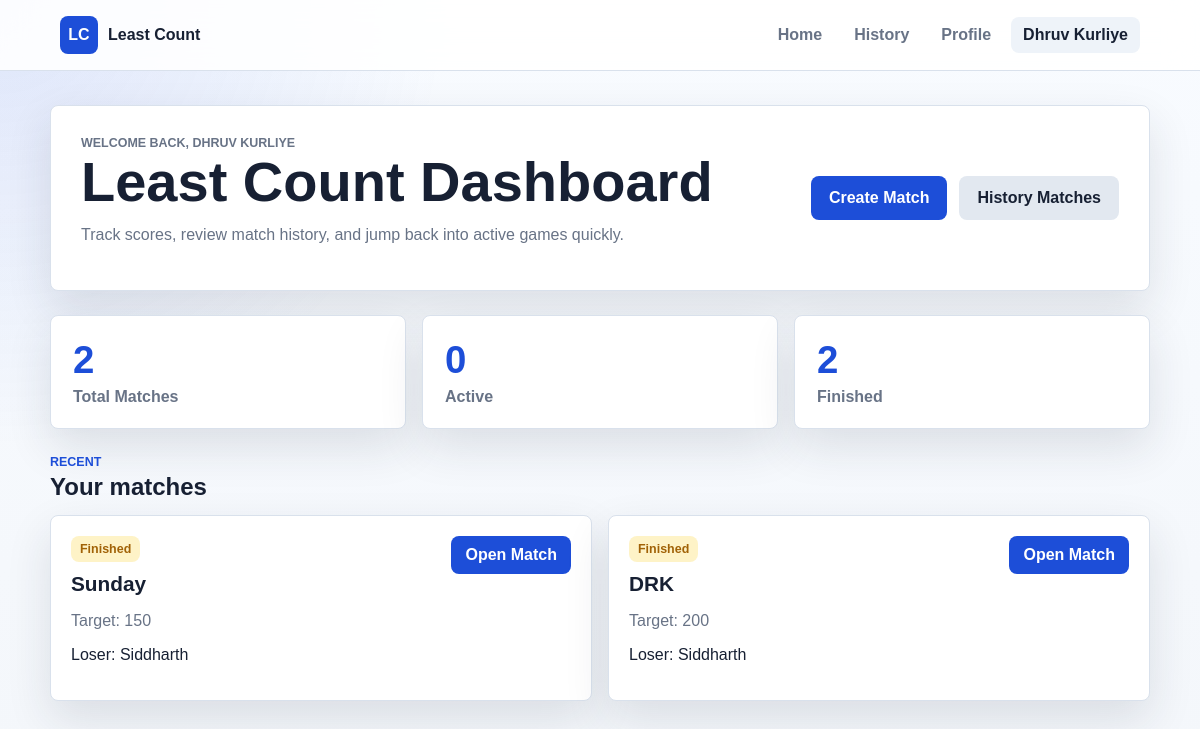
The app's page /dashboard (signed in) with its own data.
### app/models.py (models this page shows)
class Match(Base):
    __tablename__ = "matches"
    id = Column(Integer, primary_key=True)
    name = Column(String)
    target_score = Column(Integer)
    created_by = Column(Integer, ForeignKey("users.id"))
    is_finished = Column(Boolean, default=False)
    loser = Column(String, nullable=True)
    created_at = Column(DateTime, default=datetime.utcnow)
    players = relationship("Player", back_populates="match")
    rounds = relationship("Round", back_populates="match")

### app/routes/match_routes.py (the view)
@router.get("/dashboard")
def dashboard(
    request: Request,
    db: Session = Depends(get_db)
):
    if not current_username(request):
        return login_redirect()
    matches = db.query(Match).order_by(Match.created_at.desc()).all()
    active_count = len([match for match in matches if not match.is_finished])
    finished_count = len([match for match in matches if match.is_finished])
    return templates.TemplateResponse(
        request,
        "dashboard.html",
        {
            "request": request,
            "matches": matches,
            "active_count": active_count,
            "finished_count": finished_count,
            "current_user": current_username(request)
        }
    )

### app/templates/dashboard.html
{% extends "base.html" %}
{% block content %}
<section class="hero">
    <div>
        <p class="eyebrow">Welcome back{% if current_user %}, {{ current_user }}{% endif %}</p>
        <h1>Least Count Dashboard</h1>
        <p>Track scores, review match history, and jump back into active games quickly.</p>
    </div>
    <div class="hero-actions">
        <a class="button" href="/create-match">Create Match</a>
        <a class="button secondary" href="/history">History Matches</a>
    </div>
</section>
<section class="stats-grid">
    <div class="stat-card">
        <span>{{ matches|length }}</span>
        <p>Total Matches</p>
    </div>
    <div class="stat-card">
        <span>{{ active_count }}</span>
        <p>Active</p>
    </div>
    <div class="stat-card">
        <span>{{ finished_count }}</span>
        <p>Finished</p>
    </div>
</section>
<section class="section-title">
    <div>
        <p class="eyebrow">Recent</p>
        <h2>Your matches</h2>
    </div>
</section>
<section class="match-grid">
{% for match in matches %}
<article class="card match-card">
    <div>
        <span class="status {% if match.is_finished %}status-finished{% else %}status-live{% endif %}">
            {% if match.is_finished %}Finished{% else %}Active{% endif %}
        </span>
        <h3>{{ match.name }}</h3>
        <p class="muted">Target: {{ match.target_score }}</p>
        {% if match.loser %}
        <p>Loser: {{ match.loser }}</p>
        {% else %}
        <p>Match in progress</p>
        {% endif %}
    </div>
    <a class="button small" href="/match/{{ match.id }}">Open Match</a>
</article>
{% else %}
<div class="empty-state">
    <h2>No matches yet</h2>
    <p>Create a match to start tracking scores.</p>
    <a class="button" href="/create-match">Create Match</a>
</div>
{% endfor %}
</section>
{% endblock %}

### app/static/style.css (style rules this page uses)
* { box-sizing: border-box; }
:root { --bg: #f4f7fb; --panel: #ffffff; --panel-soft: #eef3f9; --text: #172033; --muted: #687386; --line: #d9e1ec; --primary: #1d4ed8; --primary-dark: #173ea6; --success: #0f766e; --warning: #a16207; --danger: #b91c1c; --shadow: 0 18px 45px rgba(30, 41, 59, 0.12); }
body { margin: 0; background: radial-gradient(circle at top left, rgba(29, 78, 216, 0.12), transparent 28rem), linear-gradient(180deg, #f8fbff 0%, var(--bg) 100%); color: var(--text); font-family: Arial, Helvetica, sans-serif; }
a { color: inherit; text-decoration: none; }
.hero, .page-header, .profile-panel { display: flex; align-items: center; justify-content: space-between; gap: 24px; margin-bottom: 24px; padding: 30px; border: 1px solid var(--line); border-radius: 8px; background: var(--panel); box-shadow: var(--shadow); }
.hero h1, .page-header h1, .profile-panel h1, .auth-card h1 { margin: 4px 0 10px; font-size: clamp(2rem, 5vw, 3.5rem); line-height: 1; }
.hero p, .muted { color: var(--muted); }
.eyebrow { margin: 0; color: var(--primary); font-size: 0.78rem; font-weight: 800; letter-spacing: 0; text-transform: uppercase; }
.hero-actions, .profile-actions { display: flex; gap: 12px; flex-wrap: wrap; }
.button, button { display: inline-flex; align-items: center; justify-content: center; min-height: 44px; padding: 0 18px; border: 0; border-radius: 8px; background: var(--primary); color: white; cursor: pointer; font-weight: 800; transition: transform 0.18s ease, box-shadow 0.18s ease, background 0.18s ease; }
.button.secondary { background: #e2e8f0; color: var(--text); }
.button.small { min-height: 38px; padding: 0 14px; }
.stats-grid, .match-grid, .round-grid, .form-grid { display: grid; gap: 16px; }
.stats-grid { grid-template-columns: repeat(3, 1fr); margin-bottom: 26px; }
.stat-card, .card, .panel, .auth-card { border: 1px solid var(--line); border-radius: 8px; background: var(--panel); box-shadow: var(--shadow); }
.stat-card { padding: 22px; }
.stat-card span { display: block; font-size: 2.4rem; font-weight: 900; color: var(--primary); }
.stat-card p { margin: 6px 0 0; color: var(--muted); font-weight: 700; }
.section-title { display: flex; align-items: end; justify-content: space-between; margin: 10px 0 14px; }
.section-title h2 { margin: 4px 0 0; }
.match-grid { grid-template-columns: repeat(auto-fit, minmax(240px, 1fr)); }
.match-card { display: flex; align-items: flex-start; justify-content: space-between; gap: 16px; padding: 20px; transition: transform 0.18s ease, border-color 0.18s ease; }
.match-card h3 { margin: 10px 0 6px; font-size: 1.3rem; }
.status { display: inline-flex; padding: 6px 9px; border-radius: 8px; font-size: 0.78rem; font-weight: 800; }
.status-finished { background: #fef3c7; color: var(--warning); }

### records on screen
Match: is_finished "Finished", name "Sunday", target_score "150", loser "Siddharth"
Match: is_finished "Finished", name "DRK", target_score "200", loser "Siddharth"

### other values on screen
{{ current_user }} "Dhruv Kurliye"
{{ current_user }} "DHRUV KURLIYE"
{{ matches|length }} "2"
{{ active_count }} "0"
{{ finished_count }} "2"
